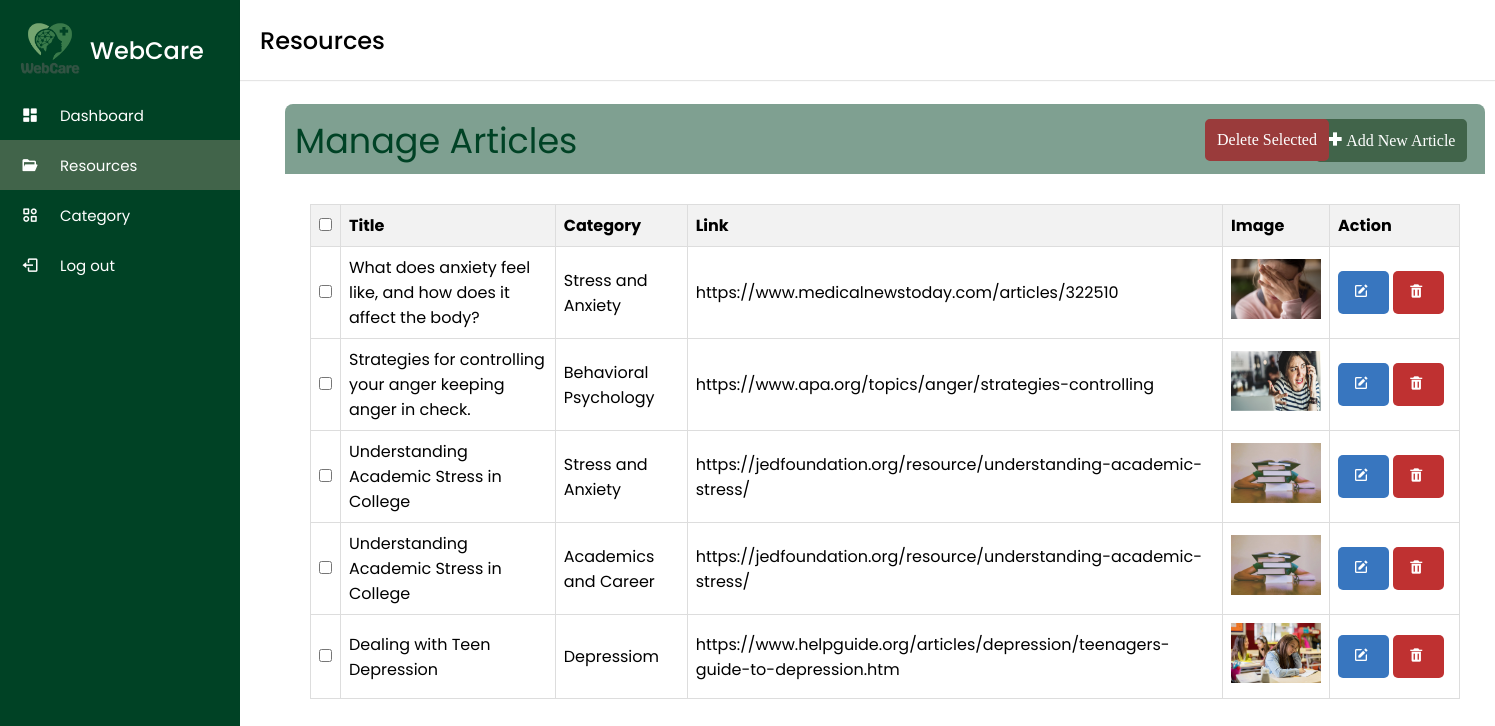
The page /mresources.php on the database its author committed.
### tables this page shows
CREATE TABLE `article_categories` (
  `categoryid` int(255) NOT NULL,
  `articleid` int(255) NOT NULL
);

CREATE TABLE `articles` (
  `articleid` int(255) NOT NULL,
  `title` varchar(255) NOT NULL,
  `link` varchar(2555) NOT NULL,
  `picture` varchar(255) NOT NULL,
  `visit_count` int(255) NOT NULL
);

CREATE TABLE `category` (
  `categoryid` int(255) NOT NULL,
  `name` varchar(255) NOT NULL
);

### mresources.php (the view, shortened to what this page needs)
<!DOCTYPE html>
<html>
  <head>
    <link rel="stylesheet" href="mresources.css">
    <link href='https://unpkg.com/boxicons@2.0.7/css/boxicons.min.css' rel='stylesheet'>
  </head>
<body>
<div class="sidebar">
    <div class="logo-details">
      <img src="logo.png" class="logo">
      <span class="logo_name">WebCare</span>
    </div>
      <ul class="nav-links">
        <li>
          <a href="dashboard.php">
            <i class='bx bxs-dashboard'></i>
            <span class="links_name">Dashboard</span>
          </a>
        </li>
        <li>
          <a href="mresources.php" class="active">
            <i class='bx bxs-folder-open'></i>
            <span class="links_name">Resources</span>
          </a>
        </li>
        <li>
          <a href="category.php">
            <i class='bx bx-category-alt'></i>
            <span class="links_name">Category</span>
          </a>
        </li>
        <li>
          <a href="#logout">
            <i class='bx bx-log-out'></i>
            <span class="links_name">Log out</span>
          </a>
        </li>
      </ul>
  </div>
  <section class="home-section">
    <nav>
      <div class="sidebar-button">
        <span class="dashboard">Resources</span>
      </div>
    </nav>
    <div class="home-content">
      <div class="content-box">
        <div class="bd1">
          <form method="POST" action="addarticle.php" enctype="multipart/form-data">
            <button class="bbut1" name="addnew"><i class='bx bx-plus-medical'></i> Add New Article</button>
          </form>
          <form id="deleteForm" action="multiple-delete.php" method="POST">
            <button class="bbut2" type="submit" name="deleteAll" onclick="return confirm('Are you sure you want to delete selected articles?');">Delete Selected</button>
            <p class="bp1">Manage Articles</p>
        </div>
          <table class="book-table">
            <thead>
              <tr>
                <th><input type="checkbox" id="selectAll"></th>
                <th>Title</th>
                <th>Category</th>
                <th>Link</th>
                <th>Image</th>
                <th>Action</th>
              </tr>
            </thead>
            <tbody>
            <?php
              include('connection.php');
              $query = "
                SELECT ac.articleid, a.title, c.name, a.link, a.picture
                FROM article_categories ac
                JOIN articles a ON ac.articleid = a.articleid
                JOIN category c ON ac.categoryid = c.categoryid;
              ";
              $result = mysqli_query($con, $query);
              while ($row = mysqli_fetch_assoc($result)) {
                echo "<tr>";
                echo '<td><input type="checkbox" name="ids[]" value="'.$row['articleid'].'"></td>';
                echo "<td>" . $row['title'] . "</td>";
                echo "<td>" . $row['name'] . "</td>";
                echo "<td>" . $row['link'] . "</td>";
                echo '<td><img src="' . $row['picture'] . '" width="90" height="60"></td>';
                echo '<td class="action">
                        <a href="editresources.php?bookid=' . $row['articleid'] . '" class="edb"><i class="bx bxs-edit"></i></a>
                        <a href="deletearticle.php?deleteid=' . $row['articleid'] . '" class="delb"><i class="bx bxs-trash"></i></a>
                      </td>';
                echo "</tr>";
              }
            ?>
            </tbody>
          </table>
      </div>
    </div>
  </section>
</body>
</html>

### mresources.css (style rules this page uses)
* { margin: 0; padding: 0; box-sizing: border-box; font-family: 'Poppins', sans-serif; }
.sidebar { position: fixed; height: 100%; width: 240px; background: #004225; transition: all 0.5s ease; }
.sidebar .logo-details { height: 80px; display: flex; align-items: center; }
.sidebar .logo-details .logo_name { color: #fff; font-size: 24px; font-weight: 500; }
.sidebar .nav-links { margin-top: 10px; }
.sidebar .nav-links li { position: relative; list-style: none; height: 50px; }
.sidebar .nav-links li a { height: 100%; width: 100%; display: flex; align-items: center; text-decoration: none; transition: all 0.4s ease; }
.sidebar .nav-links li a.active { background: #41644A; }
.sidebar .nav-links li i { min-width: 60px; text-align: center; font-size: 18px; color: #fff; }
.sidebar .nav-links li a .links_name { color: #fff; font-size: 15px; font-weight: 400; white-space: nowrap; }
.home-section { position: relative; background: white; min-height: 100vh; width: calc(100% - 240px); left: 240px; transition: all 0.5s ease; }
.home-section nav { display: flex; justify-content: space-between; height: 80px; background: #fff; display: flex; align-items: center; position: fixed; width: calc(100% - 240px); left: 240px; z-index: 100; padding: 0 20px; box-shadow: 0 1px 1px rgba(0, 0, 0, 0.1); transition: all 0.5s ease; }
.home-section nav .sidebar-button { display: flex; align-items: center; font-size: 24px; font-weight: 500; }
.home-section .home-content { position: relative; padding-top: 104px; }
.content-box { height: 100%px; width: 1200px; background-color: white; padding: 20px; border-radius: 8px; position: absolute; left: 45px; }
.bd1 { height: 70px; width: 1200px; background-color: rgba(0, 66, 37, 0.5); border-radius: 8px 8px 0 0; position: absolute; top: 0px; left: 0px; }
.bp1 { color: #004225; font-size: 35px; padding: 10px; }
.bbut1 { color: #fff; background-color: #41644A; font-size: 16px; font-family: Segoe UI Variable Display; text-align: center; text-decoration: none; display: inline-block; margin: 10px 0; padding: 10px 10px; border: 2px solid #41644A; border-radius: 5px; position: absolute; top: 5px; left: 1030px; transition: background-color 0.3s ease; }
.bbut2 { color: #fff; background-color: #9A3B3B; font-size: 16px; font-family: Segoe UI Variable Display; text-align: center; text-decoration: none; display: inline-block; margin: 10px 0; padding: 10px 10px; border: 2px solid #9A3B3B; border-radius: 5px; position: absolute; top: 5px; left: 920px; transition: background-color 0.3s ease; }
.book-table { position: absolute; top: 80px; width: 1150px; left: 25px; border-collapse: collapse; margin-top: 20px; }
.book-table th, .book-table td { border: 1px solid #ddd; padding: 8px; text-align: left; }
.book-table th { background-color: #f2f2f2; }
.edb { background-color: #3876BF; color: #ffffff; border: none; padding: 10px 15px; border-radius: 5px; cursor: pointer; transition: background-color 0.3s ease; }
.edb i { margin-right: 5px; }
.delb { background-color: #BF3131; color: #ffffff; border: none; padding: 10px 15px; border-radius: 5px; cursor: pointer; transition: background-color 0.3s ease; }
.delb i { margin-right: 5px; }
.logo_name { margin-top: 20px; margin-left: 90px; }
.logo { position: absolute; top: 15px; left: 15px; height: 70px; width: 70px; }
.action { width: 130px; text-align: center; }

### rows shown on the page
article_categories: articleid.title "What does anxiety feel like, and how does it affect the body?", categoryid.name "Stress and Anxiety", articleid.link "https://www.medicalnewstoday.com/articles/322510", articleid.picture (picture)
article_categories: articleid.title "Strategies for controlling your anger keeping anger in check.", categoryid.name "Behavioral Psychology", articleid.link "https://www.apa.org/topics/anger/strategies-controlling", articleid.picture (picture)
article_categories: articleid.title "Understanding Academic Stress in College", categoryid.name "Stress and Anxiety", articleid.link "https://jedfoundation.org/resource/understanding-academic-stress/", articleid.picture (picture)
article_categories: articleid.title "Understanding Academic Stress in College", categoryid.name "Academics and Career", articleid.link "https://jedfoundation.org/resource/understanding-academic-stress/", articleid.picture (picture)
article_categories: articleid.title "Dealing with Teen Depression", categoryid.name "Depressiom", articleid.link "https://www.helpguide.org/articles/depression/teenagers-guide-to-depression.htm", articleid.picture (picture)
